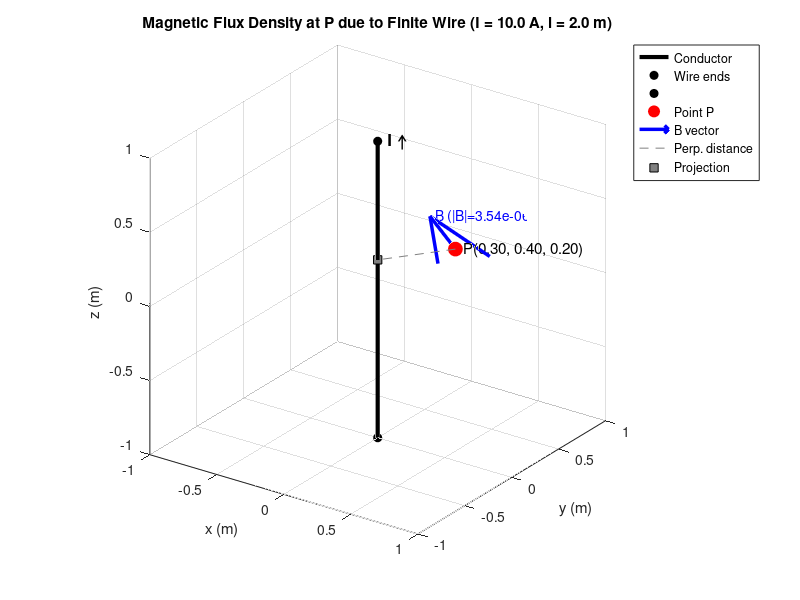

MATLAB code for this plot:
% =========================================================
% Magnetic Flux Density of a Finite Straight Wire
% =========================================================
clear; clc; close all;

%% ---------------- User Inputs ----------------
mu0 = 4*pi*1e-7;          % Permeability of free space (H/m)
I   = 10;                 % Current (A)
l   = 2.0;                % Length of conductor (m)

A   = [0, 0, 0];          % Center of wire (Ax, Ay, Az)
P   = [0.3, 0.4, 0.2];    % Observation point P(Px, Py, Pz)

%% ---------------- Geometry ----------------
% Wire runs from z1 to z2 parallel to z-axis at (Ax, Ay)
z1 = A(3) - l/2;
z2 = A(3) + l/2;

% Perpendicular distance (rho) from P to wire axis
rho = sqrt((P(1)-A(1))^2 + (P(2)-A(2))^2);

if rho < 1e-12
    error('Point P lies on the wire axis — B is singular there.');
end

% Distance from P to the two ends of the wire
r1 = sqrt(rho^2 + (z1 - P(3))^2);
r2 = sqrt(rho^2 + (z2 - P(3))^2);

% Common factor
k = mu0 * I / (4*pi);

% Field components (Bz = 0)
Bx = -k * (P(2)-A(2)) / rho^2 * ((z2-P(3))/r2 - (z1-P(3))/r1);
By =  k * (P(1)-A(1)) / rho^2 * ((z2-P(3))/r2 - (z1-P(3))/r1);
Bz = 0;

B = [Bx, By, Bz];
Bmag = norm(B);

fprintf('B at P = [%.3f, %.3f, %.3f] m\n', P);
fprintf('Bx = %.4e T\nBy = %.4e T\nBz = %.4e T\n', Bx, By, Bz);
fprintf('|B| = %.4e T\n', Bmag);

%% ---------------- 3D Plot ----------------
figure('Color','w','Position',[100 100 900 700]);
hold on; grid on; axis equal;
view(35, 25);
xlabel('x (m)'); ylabel('y (m)'); zlabel('z (m)');
title(sprintf('Magnetic Flux Density at P due to Finite Wire (I = %.1f A, l = %.1f m)', I, l));

% ---- Plot the conductor ----
plot3([A(1) A(1)], [A(2) A(2)], [z1 z2], 'k-', 'LineWidth', 3);
plot3(A(1), A(2), z1, 'ko', 'MarkerFaceColor','k');
plot3(A(1), A(2), z2, 'ko', 'MarkerFaceColor','k');
text(A(1), A(2), z2, '  I ↑', 'FontSize',12, 'FontWeight','bold');

% ---- Plot point P ----
plot3(P(1), P(2), P(3), 'ro', 'MarkerSize',10, 'MarkerFaceColor','r');
text(P(1), P(2), P(3), sprintf('  P(%.2f, %.2f, %.2f)', P), 'FontSize',11);

% ---- Plot B vector at P (scaled for visibility) ----
scale = 1 / max(Bmag, eps);          % normalize
Bscale = B * scale * 0.5;            % arrow length in plot units
quiver3(P(1), P(2), P(3), Bscale(1), Bscale(2), Bscale(3), ...
        0, 'b', 'LineWidth', 2.5, 'MaxHeadSize', 0.8);
text(P(1)+Bscale(1), P(2)+Bscale(2), P(3)+Bscale(3), ...
     sprintf('  B (|B|=%.2e T)', Bmag), 'Color','b', 'FontSize',10);

% ---- Optional: perpendicular line from P to wire axis ----
plot3([P(1) A(1)], [P(2) A(2)], [P(3) P(3)], '--', 'Color',[0.5 0.5 0.5]);
plot3(A(1), A(2), P(3), 'ks', 'MarkerSize',6, 'MarkerFaceColor',[0.5 0.5 0.5]);

legend('Conductor','Wire ends','','Point P','B vector', ...
       'Perp. distance','Projection','Location','northeastoutside');

axis([-1 1 -1 1 min(z1,-0.5) max(z2,1)]);
hold off;
